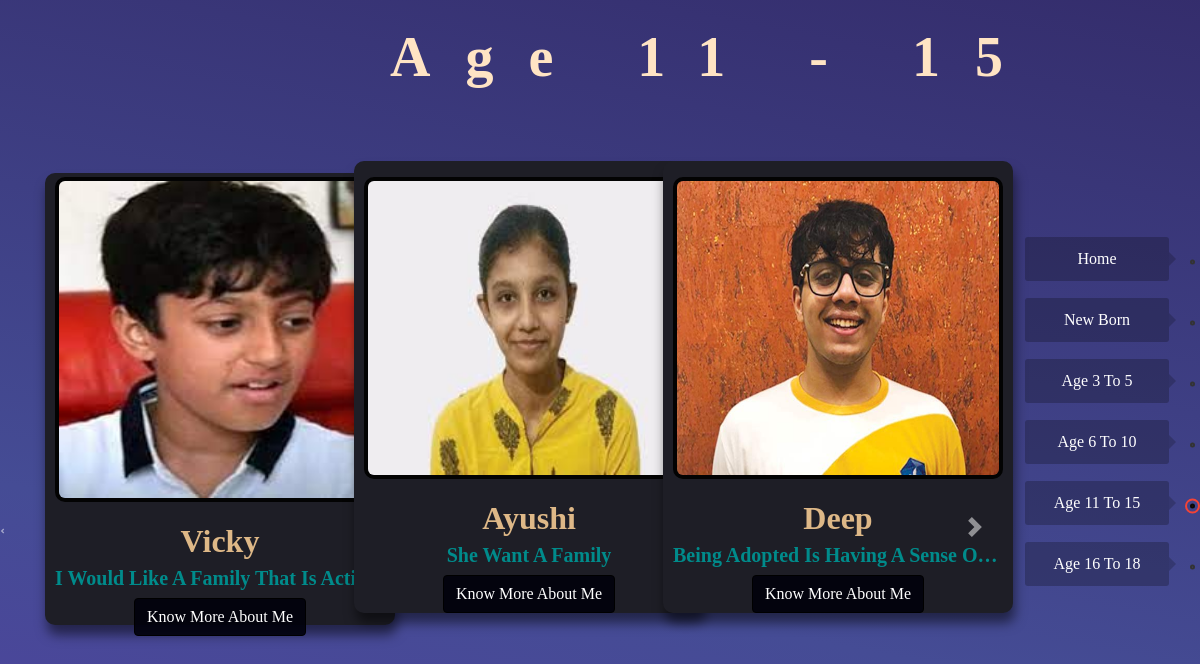
/age_11_15, run on the app's committed database.
### home/models.py (models this page shows, shortened)
class age_11_15y(models.Model):
    id = models.AutoField
    child_name = models.CharField(max_length=150, null=False, blank=False)
    image = models.ImageField(upload_to='upload_pic/images', default="")
    taught = models.TextField(max_length=200, blank=True)
    age = models.CharField(max_length=15)
    Hobby =  models.TextField(max_length=200, blank=True)
    description =  models.TextField(max_length=800, blank=True)

### home/views.py (the view)
# urls.py: path('age_11_15', views.age_11_15, name='age_11_15'),
def age_11_15(request):
    age_11_15ys = age_11_15y.objects.all()
    n = len(age_11_15ys)
    nSlides = n//4 + ceil((n/4)-(n//4))
    params = {'no_of_slides':nSlides, 'range': range(nSlides,1),'age_11_15y': age_11_15ys}
    return render(request, 'age_11_15.html', params)

### template/age_11_15.html (shortened to what this page needs)
{% block head %}
<link rel="stylesheet" href="https://stackpath.bootstrapcdn.com/bootstrap/4.2.1/css/bootstrap.min.css">
<link rel="stylesheet" href="../static/meetchildren.css">
{% endblock head %} {% block body %}
<script src="https://stackpath.bootstrapcdn.com/bootstrap/4.2.1/js/bootstrap.min.js"></script>{% load static %}
<nav class="navbar2">
    <ul>
        <li>
            <a href="/" class="dot" data-scroll="home">
                <span>Home</span>
            </a>
        </li>
        <li>
            <a href="/child" class="dot " data-scroll="home">
                <span>New Born</span>
            </a>
        </li>
        <li>
            <a href="/age_3_5" class="dot" data-scroll="about">
                <span>Age 3 to 5</span>
            </a>
        </li>
        <li>
            <a href="age_6_10" class="dot" data-scroll="service">
                <span>Age 6 to 10</span>
            </a>
        </li>
        <li>
            <a href="age_11_15" class="dot active" data-scroll="project">
                <span>Age 11 to 15</span>
            </a>
        </li>
        <li>
            <a href="age_16_18" class="dot " data-scroll="contact">
                <span>Age 16 to 18</span>
            </a>
        </li>
    </ul>
</nav>
<div class="container">
    <h1 class="heading">Age 11 - 15</h1>
    <div id="demo" class="carousel slide my-3" data-ride="carousel">
        <ul class="carousel-indicators">
            <li data-target="#demo" data-slide-to="0" class="active"></li>
        </ul>
        <div class="container carousel-inner no-padding">
            <div class="carousel-item active">
                {% for i in age_11_15y|slice:"0:"%}
                <div class="col-xs-3 col-sm-3 col-md-3">
                    <div class="box">
                        <img src="/media/{{i.image}}" alt="" class="pic">
                        <div class="details">
                            <h2>{{i.child_name}}</h2>
                            <h3>{{i.taught}}</h3>
                            <a href="age_11_15yr/{{i.id}}" class="btn btn-primary">Know More About Me</a>
                        </div>
                    </div>
                </div>
                {% if forloop.counter|divisibleby:3 and forloop.counter > 0 and not forloop.last %}
            </div>
                {% endif %} {% endfor %}
        </div>
    </div>
    <a class="carousel-control-prev" href="#demo" data-slide="prev">
        <span class="carousel-control-prev-icon"></span>
    </a>
    <a class="carousel-control-next" href="#demo" data-slide="next">
        <span class="carousel-control-next-icon"></span>
    </a>
</div>
{% endblock body %}

### static/meetchildren.css (style rules this page uses)
* { margin: 0; padding: 0; box-sizing: border-box; text-transform: capitalize; transition: all .2s linear; font-family: tahoma; }
.navbar2 { position: fixed; top: 50%; right: 5px; transform: translateY(-50%); z-index: 1000; }
.navbar2 ul { list-style: none; padding: 0; margin: 0; }
.navbar2 ul li { width: 200px; position: relative; text-align: right; }
.navbar2 ul li .dot { color: #fff; display: block; padding: 5px 0 12px 0; text-decoration: none; }
.navbar2 ul li .dot span { display: inline-block; background: #0000001f; letter-spacing: 0px; width: 144px; padding: 10px 25px; margin: 0px 58px 0px 0px; border-radius: 3px; text-align: center; transform: translateX(30px); }
.navbar2 ul li .dot span::before { content: ''; position: absolute; top: 50%; right: 0; transform: translate(7px, -50%); border-left: 7px solid #f44336; border-top: 7px solid transparent; border-bottom: 7px solid transparent; display: block; }
.navbar2 ul li .dot::before, .navbar2 ul li .dot::after { content: ''; position: absolute; top: 50%; border-radius: 50%; display: block; transition: .2s ease-out; }
.navbar2 ul li .dot::before { height: 5px; width: 5px; border: 2px solid #333; right: 0; transform: translateY(-50%); }
.navbar2 ul li .dot.active::before, .navbar2 ul li:hover .dot::before { border-color: #f44336; background: #f44336; }
.navbar2 ul li .dot::after { height: 15px; width: 15px; border: 2px solid #f44336; right: -5px; transform: translateY(-50%) scale(0); }
.navbar2 ul li .dot.active::after, .navbar2 ul li:hover .dot::after { transform: translateY(-50%) scale(1); }

### template/age_11_15.html (style rules this page uses)
.navbar2 ul li .dot span { background: #0b0b0d41 }
.navbar2 ul li .dot.active::before, .navbar2 ul li:hover .dot::before { border-color: #080707; background: #4f0c07; }
.navbar2 ul li .dot span::before { content: ''; position: absolute; top: 50%; right: 0; transform: translate(7px, -50%); border-left: 7px solid #0a0b0e38; border-top: 7px solid transparent; border-bottom: 7px solid transparent; display: block; }
.col-md-3 { display: inline-block; margin-left: -4px; }
.col-md-3 img { width: 330px; height: 325px; border: 4px solid #030303; border-radius: 10px; }
.carousel-indicators li { background-color: #32323e00; }
body .carousel-control-prev-icon, body .carousel-control-next-icon { background-color: #08080800; margin: 109px 175px -85px 0px; }
.carousel-control-next { right: 90px; }
body .carousel-control-next-icon { margin: 83px 90px -103px 0; }
body .no-padding { padding-left: 0; padding-right: 0; }
.container { width: 100%; padding-right: 15px; padding-left: 15px; margin-right: 346px; margin-left: auto; bottom: -40px; }
.col-xs-3, col-sm-3, col-md-3 { margin: 0 0px 0 5px; }
.carousel-item { position: fixed; }
.carousel-control-next, .carousel-control-prev { top: 376px; bottom: 337px; }
.btn-primary { color: #fff; background-color: rgb(1 1 10 / 90%); border-color: black; }
.box { width: 350px; height: 452px; background-color: #1e1e26; border-radius: 10px; box-shadow: 2px 10px 12px rgba(0, 0, 0, 0.5); display: flex; flex-direction: column; align-items: center; justify-content: center; box-sizing: border-box; margin: 20px 10px; }
.details { display: flex; flex-direction: column; align-items: center; width: 300px; }
.details h2 { font-family: calibri; font-weight: bolder; color: burlywood; text-align: center; margin-top: 20px; }
.details h3 { font-family: ui-serif; font-weight: bold; font-size: 20px; color: darkcyan; text-align: center; margin-top: -2px; white-space: nowrap; width: 330px; overflow: hidden; text-overflow: ellipsis; }
.pic { height: 320px; width: 200px; }
.heading { font-family: auto; font-size: 56px; letter-spacing: 35px; font-weight: bolder; color: bisque; text-align: center; margin: 29px 0 0 288px; line-height: 1; }

### data on the page
age_11_15y: image (picture), child_name "Vicky", taught "I Would Like A Family That Is Acti…"
age_11_15y: image (picture), child_name "Ayushi", taught "She Want A Family"
age_11_15y: image (picture), child_name "Deep", taught "Being Adopted Is Having A Sense O…"
